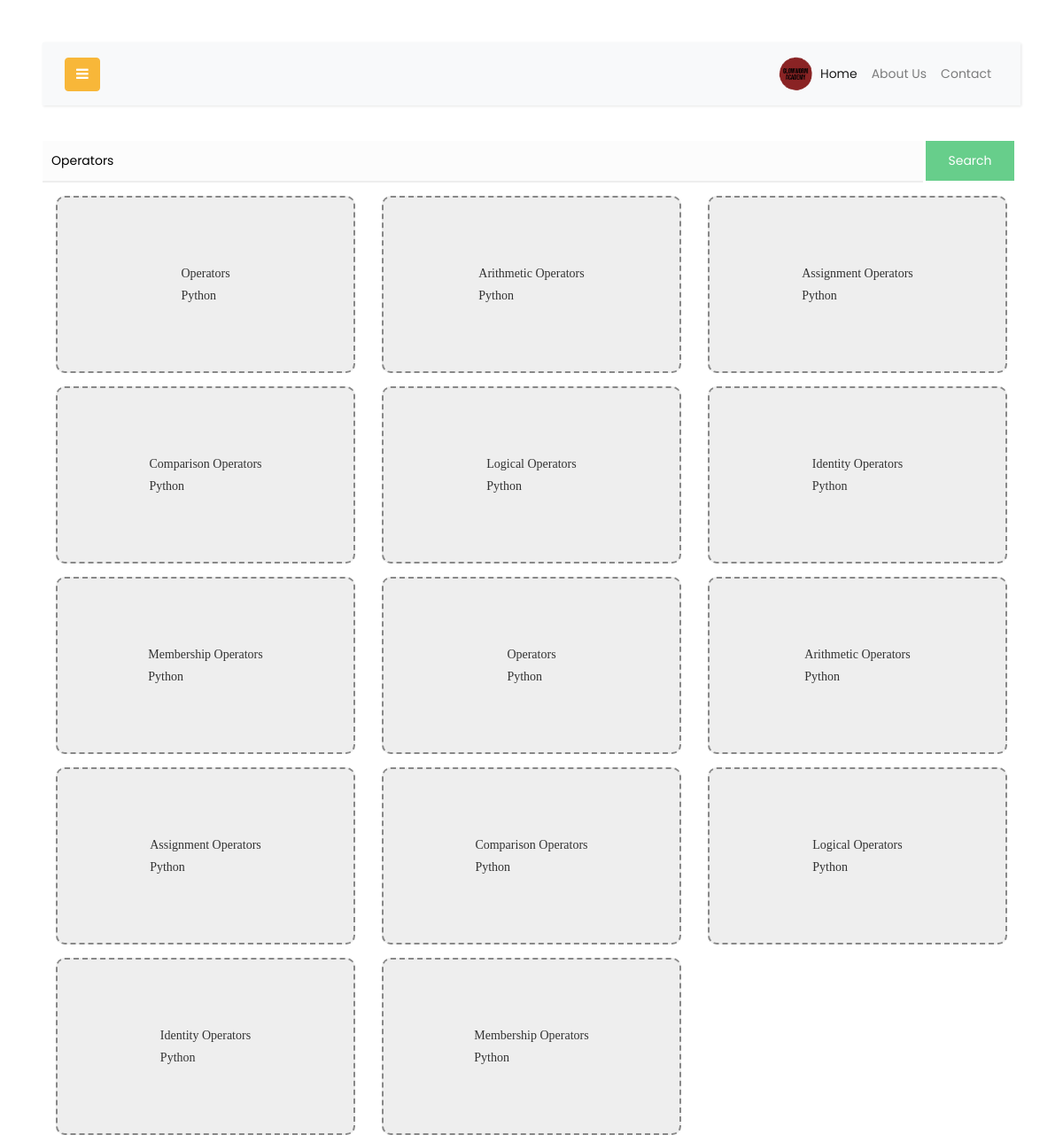
The page /search.php?find=Operators (signed in) on the database its author committed.
### tables this page shows
CREATE TABLE `courses` (
  `id` int(11) NOT NULL,
  `course_topic` text NOT NULL,
  `course_category` text NOT NULL,
  `course_data` text NOT NULL,
  `course_color` text NOT NULL,
  `hints` text NOT NULL,
  `answer` text NOT NULL,
  `cat_id` varchar(500) NOT NULL DEFAULT '0'
);

### search.php (the view, shortened to what this page needs)
<!doctype html>
<?php include_once("database/phpmyadmin/connection.php"); ?>
<html lang="en">
<head>
    <?php
    $q = @$_GET['find'];
    ?>
    <link href="https://cdn.jsdelivr.net/npm/bootstrap@5.0.0-alpha1/dist/css/bootstrap.min.css" rel="stylesheet">
    <link rel="stylesheet" href="https://stackpath.bootstrapcdn.com/font-awesome/4.7.0/css/font-awesome.min.css">
    <link rel="stylesheet" href="css/css/style.css">
<body>
    <div id="content" class="p-4 p-md-5">
        <nav class="navbar navbar-expand-lg navbar-light bg-light">
            <div class="container-fluid">
                <button type="button" id="sidebarCollapse" class="btn btn-primary">
                    <i class="fa fa-bars"></i>
                </button>
                <div class="collapse navbar-collapse" id="navbarSupportedContent">
                    <ul class="nav navbar-nav ml-auto">
                    <li class="nav-item active">
      <img src="images/main.png" width ="40px">
      </li>
        <li class="nav-item active">
            <a class="nav-link" href="index.php">Home</a>
        </li>
        <li class="nav-item">
            <a class="nav-link" href="about.php">About Us</a>
        </li>
        <li class="nav-item">
            <a class="nav-link" href="contact.php">Contact</a>
        </li>
                    </ul>
                </div>
            </div>
        </nav>
        <form action="search.php" method="GET">
            <input type="text" name="q" placeholder="Find your questions and all the python modules..." value="<?php echo $q;?>" style="width: 90%; padding-top: 10px; padding-bottom: 10px; border: 1px solid #ccc; border: 0 none; border-bottom: 2px solid #eee; outline: none; background: #fcfcfc; padding-left: 10px;" />
            <input type="submit" name="find" value="Search" style="width: 9%; background: #67ce8b; color: #fff; border: 0 none; padding-top: 10px; padding-bottom: 10px;" />
        </form>
        <?php
        $submit = @$_GET['find'];
        if ($submit) {
            $search = "SELECT * FROM courses WHERE course_topic LIKE '%$q%' LIMIT 20";
            $query = mysqli_query($conn, $search);
            while ($row = mysqli_fetch_assoc($query)) {
                $course = $row['id'];
                $course_topic = $row['course_topic'];
                $course_data = $row['answer'];
                $course_category = $row['course_category'];
        ?>
        <?php
                echo $output = "<a href='python.php?id=$course'><div id='card' class='col-md-4' style='float: left; margin-top: 15px;'>
                        <div id='flip-card'>
                          <div id='flip-card-front' class='cardfrount'>$course_topic<br>$course_category</div>
                          <div id='flip-card-back' style='overflow-y: scroll; padding: 20px;'>$course_data</div>
                        </div></a>
                      </div>";
            }
        }
        ?>

### search.php (style rules this page uses)
body { -ms-overflow-style: none; scrollbar-width: none; }
#card { width: 100%; ; }
#card, #flip-card { width: 100%; height: 200px; }
#flip-card { transition: transform .5s ease-in-out; transform-origin: 50% 50%; transform-style: preserve-3d; }
#flip-card-front { position: absolute; top: 0; left: 0; display: flex; justify-content: center; align-items: center; width: 100%; height: 100%; }
#flip-card-front, #flip-card-back { border-radius: 10px; backface-visibility: hidden; font-family: Verdana; font-size: 1em; }
#flip-card-front { border: 2px dashed #888; background-color: #eee; color: #333; }

### rows shown on the page
courses: course_topic "Operators", course_category "Python"
courses: course_topic "Arithmetic Operators", course_category "Python"
courses: course_topic "Assignment Operators", course_category "Python"
courses: course_topic "Comparison Operators", course_category "Python"
courses: course_topic "Logical Operators", course_category "Python"
courses: course_topic "Identity Operators", course_category "Python"
courses: course_topic "Membership Operators", course_category "Python"
courses: course_topic "Operators", course_category "Python"
courses: course_topic "Arithmetic Operators", course_category "Python"
courses: course_topic "Assignment Operators", course_category "Python"
courses: course_topic "Comparison Operators", course_category "Python"
courses: course_topic "Logical Operators", course_category "Python"
courses: course_topic "Identity Operators", course_category "Python"
courses: course_topic "Membership Operators", course_category "Python"
